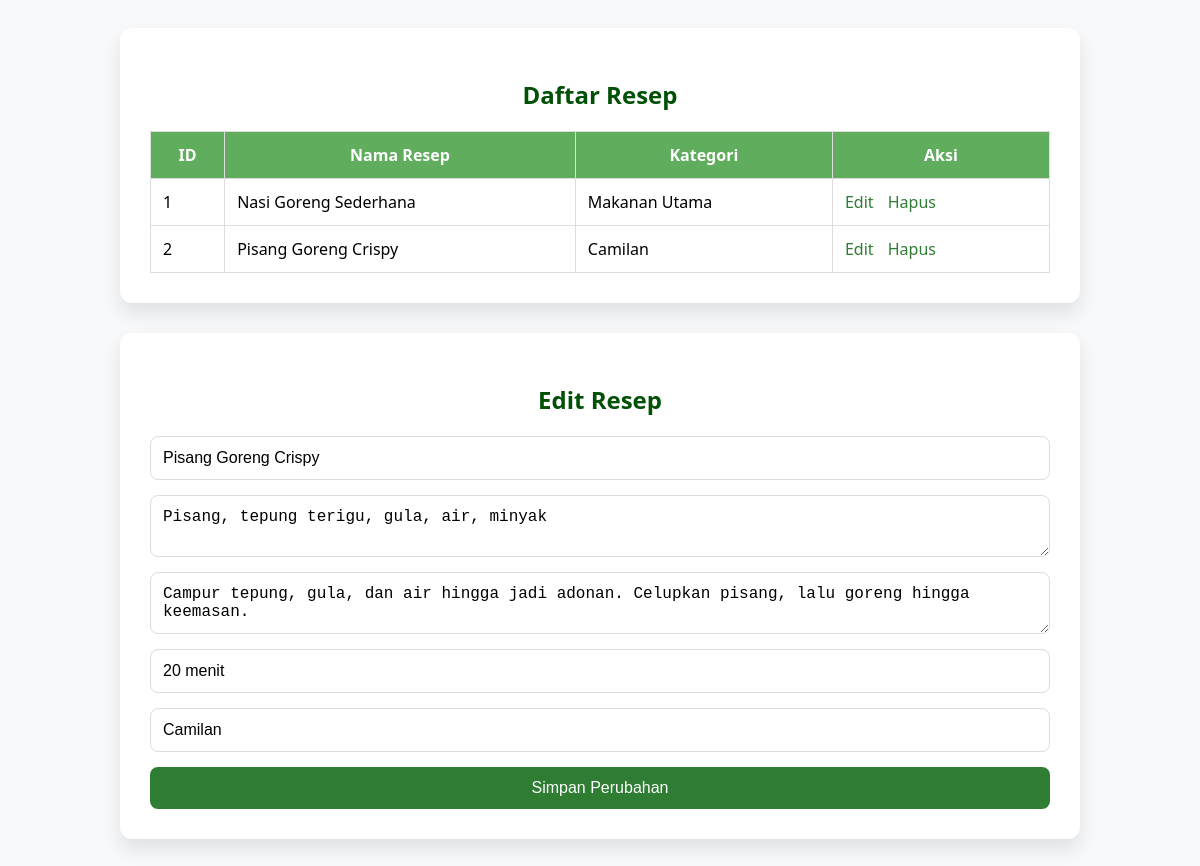
/adminn.php?edit=2 (signed in), run on the app's committed database.
### tables this page shows
CREATE TABLE IF NOT EXISTS resep (
    id INT UNSIGNED AUTO_INCREMENT PRIMARY KEY,
    nama_resep VARCHAR(255) NOT NULL,
    bahan TEXT NOT NULL,
    langkah TEXT NOT NULL,
    waktu_persiapkan VARCHAR(100) NOT NULL,
    kategori VARCHAR(100) NOT NULL,
    created_at TIMESTAMP DEFAULT CURRENT_TIMESTAMP,
    updated_at TIMESTAMP DEFAULT CURRENT_TIMESTAMP ON UPDATE CURRENT_TIMESTAMP
);

### adminn.php (the view, shortened to what this page needs)
<?php
include('inc/db.php');
$editData = null;
if (isset($_GET['edit'])) {
    $editId = (int)$_GET['edit'];
    if ($editId > 0) {
        $stmt = $conn->prepare("SELECT * FROM resep WHERE id = ?");
        $stmt->bind_param("i", $editId);
        $stmt->execute();
        $editResult = $stmt->get_result();
        if ($editResult && $editResult->num_rows > 0) {
            $editData = $editResult->fetch_assoc();
        }
    }
}
$sql = "SELECT * FROM resep";
$result = $conn->query($sql);
?>
<!DOCTYPE html>
<html lang="id">
<head>
</head>
<body>
    <div class="card">
        <h2>Daftar Resep</h2>
        <table>
            <tr>
                <th>ID</th>
                <th>Nama Resep</th>
                <th>Kategori</th>
                <th>Aksi</th>
            </tr>
            <?php while ($row = $result->fetch_assoc()): ?>
            <tr>
                <td><?php echo (int)$row['id']; ?></td>
                <td><?php echo htmlspecialchars($row['nama_resep']); ?></td>
                <td><?php echo htmlspecialchars($row['kategori']); ?></td>
                <td class="actions">
                    <a href="adminn.php?edit=<?php echo (int)$row['id']; ?>">Edit</a>
                    <a href="adminn.php?hapus=<?php echo (int)$row['id']; ?>" onclick="return confirm('Hapus resep ini?')">Hapus</a>
                </td>
            </tr>
            <?php endwhile; ?>
        </table>
    </div>
    <div class="card">
            <h2><?php echo $editData ? 'Edit Resep' : 'Tambah Resep Baru'; ?></h2>
            <form method="POST" action="adminn.php">
                <input type="text" name="nama_resep" placeholder="Nama Resep" required value="<?php echo htmlspecialchars($editData['nama_resep'] ?? ''); ?>">
                <textarea name="bahan" placeholder="Bahan-bahan" required><?php echo htmlspecialchars($editData['bahan'] ?? ''); ?></textarea>
                <textarea name="langkah" placeholder="Langkah-langkah" required><?php echo htmlspecialchars($editData['langkah'] ?? ''); ?></textarea>
                <input type="text" name="waktu_persiapkan" placeholder="Waktu Persiapan (menit)" required value="<?php echo htmlspecialchars($editData['waktu_persiapkan'] ?? ''); ?>">
                <input type="text" name="kategori" placeholder="Kategori" required value="<?php echo htmlspecialchars($editData['kategori'] ?? ''); ?>">
                <?php if ($editData): ?>
                    <button type="submit" name="update">Simpan Perubahan</button>
                <?php else: ?>
                    <button type="submit" name="tambah">Tambah Resep</button>
                <?php endif; ?>
            </form>
        </div>
</body>
</html>

### adminn.php (style rules this page uses)
:root { --primary: #2e7d32; --primary-light: #60ad5e; --primary-dark: #005005; --bg: #f8f9fa; --text: #333; }
body { background-color: var(--bg); font-family: 'Segoe UI', Tahoma, sans-serif; display: flex; flex-direction: column; align-items: center; padding: 20px; }
.card { background: white; width: 100%; max-width: 900px; margin-bottom: 30px; border-radius: 12px; box-shadow: 0 10px 20px rgba(0,0,0,0.1); padding: 30px; }
h1, h2 { color: var(--primary-dark); text-align: center; }
form { display: flex; flex-direction: column; gap: 15px; }
input[type="text"], textarea { padding: 12px; border: 1px solid #ddd; border-radius: 8px; font-size: 16px; }
button { padding: 12px; background-color: var(--primary); color: white; border: none; border-radius: 8px; font-size: 16px; cursor: pointer; }
table { width: 100%; border-collapse: collapse; margin-top: 20px; }
table th, table td { padding: 12px; border: 1px solid #ddd; }
table th { background-color: var(--primary-light); color: white; }
.actions a { color: var(--primary); text-decoration: none; margin-right: 10px; }

### data on the page
resep: id "1", nama_resep "Nasi Goreng Sederhana", kategori "Makanan Utama"
resep: id "2", nama_resep "Pisang Goreng Crispy", kategori "Camilan", bahan "Pisang, tepung terigu, gula, air, minyak", langkah "Campur tepung, gula, dan air hingga jadi adonan. Celupkan pisang, lalu goreng hingga keemasan.", waktu_persiapkan "20 menit"
